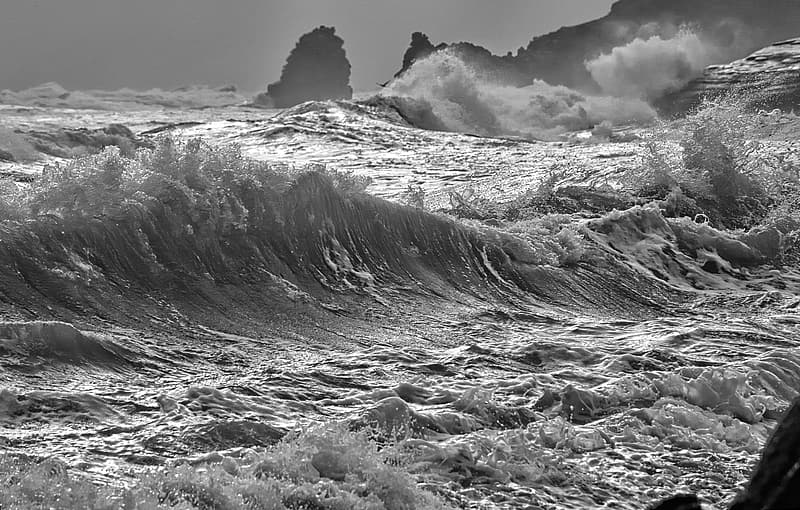
#> input picture waves.jpg, 800 x 510 px
$ python fractal.py
#> lines starting #> are read from the running program, lines starting #| are printed output that depends on the picture; long printed decimals are rounded
import matplotlib.pyplot as plt
import matplotlib as mpl
mpl.rcParams["figure.dpi"] = 300
from PIL import Image,ImageFilter
import numpy as np
import math


def dbc(im, s, mode="standard", debug=False):
    (width, height) = im.shape
    assert(width == height)
    M = width
    # grid size must be bigger than 2 and least than M/2
    G = 256 # range for dtype=np.uint8 # better way?
    assert(s >= 2)
    assert(s <= M//2)
    ngrid = math.ceil(M / s)
    h = G*(s / M) # box height
    grid = np.zeros((ngrid,ngrid), dtype='int32')

    #iterate through larger grid
    for i in range(ngrid):
        for j in range(ngrid):
            maxg = 0
            ming = 255
            #iterate through each pixel in sub-grid
            for k in range(i*s, min((i+1)*s, M)):
                for l in range(j*s, min((j+1)*s, M)):
                    if im[k, l] > maxg:
                        maxg = im[k, l]
                    if im[k, l] < ming:
                        ming = im[k, l]

            # box counting methods
            if mode == "standard":
                grid[i,j] = math.ceil(maxg/h) - math.ceil(ming/h) + 1
            if mode == "shifting":
                grid[i,j] = math.ceil((maxg-ming+1)/h)

    if debug:
        plt.title(f"mode: {mode} \n scale: {s}")
        plt.imshow(grid)
        plt.show()

    Ns = grid.sum()

    return Ns


if __name__ == '__main__':
    path = str(input("Enter path to image:"))
#> the answer given: waves.jpg
    # make image if nothing passed
    if path == "":
        from skimage.morphology import disk
        image = disk(20)
        rng = np.random.default_rng(seed=0)
        random_grid = rng.random(image.shape)
        im = (image * random_grid * 255).astype(int)
        image = im

    else:
        from pathlib import Path
        # path = Path(r"./sierpienski_triangle.jpg")
        path = Path(r"./waves.jpg")
        # path = Path(r"./clouds.jpg")
        # path = Path(r"./ocean.jpg")
        # path = Path(path)
        image = Image.open(path) # Brodatz/D1.gif
#> image is the input picture: PIL image 800x510 RGB; min 0, max 255, mean 119.8
        image = image.convert('L')
#> image: PIL image 800x510 L
        # invert, make into abox, and set as binary with uin8 range

        image = np.asarray(image)
        # image = np.invert(np.asarray(image, dtype=(np.uint8)))
        im_min = min(image.shape)
#> im_min = 510
        image = image[:im_min, :im_min]
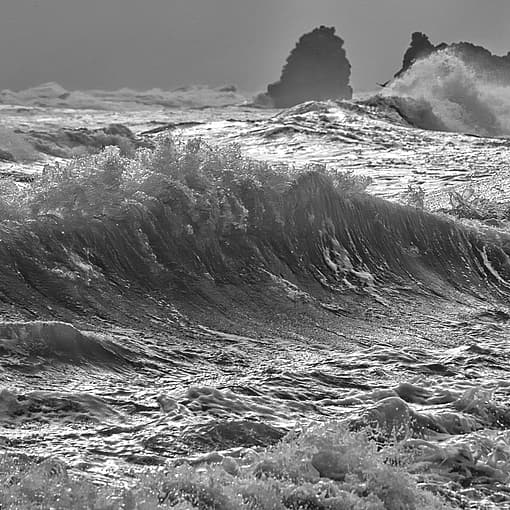
#> image: shape (510, 510); min 0, max 255, mean 121.5
        # image = ((image > 100).astype(int) * 255).astype(np.uint8)


    # (imM, _) = image.size
    (imM, _) = image.shape
#> imM = 510

    # calculate Nr and r
    Nr = []
    r = []
    print("|\tNr\t|\tr\t|S\t|")
    a = 2
    b = imM//2
#> b = 255
    nval = 20
    lnsp = np.linspace(1,math.log(b,a),nval)
#> lnsp = 20 values from 1 to 7.99
    sval  = a**lnsp
#> sval = 20 values from 2 to 255

    for S in sval:#range(2,imM//2,(imM//2-2)//100):
        Ns = dbc(image, int(S), debug=True)
        Nr.append(Ns)
        R = S/imM
        # r.append(S) # I think this should be R
        r.append(R)
        print("|%10d\t|%10f\t|%4d\t|"% (Ns,R,S))
#> this loop made 20 passes
#> Ns on passes 1 to 12: 2644989, 2644989, 1284065, 680340, 401273, 176621, 93999, 57199, 24492, 13334, 6795, 3261
#| |   2644989	|  0.003922	|   2	|
#| |   2644989	|  0.005061	|   2	|
#| |   1284065	|  0.006533	|   3	|
#| |    680340	|  0.008432	|   4	|
#| |    401273	|  0.01088	|   5	|
#| |    176621	|  0.01405	|   7	|
#| |     93999	|  0.01813	|   9	|
#| |     57199	|  0.0234	|  11	|
#> (further printed lines are left out)
#> pass 1, in dbc, `plt.show()`:
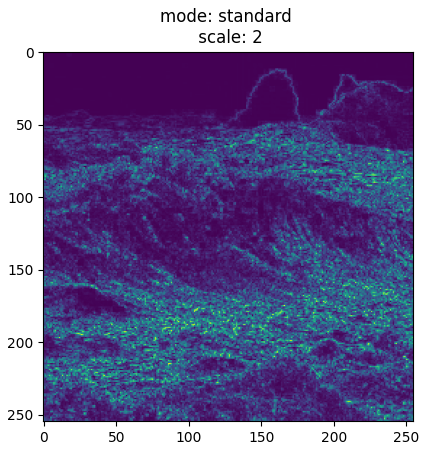
#> figure drawn by matplotlib, 1 panel
#> after the loop, Nr = [2644989, 2644989, 1284065, 680340, 401273, 176621, 93999, 57199, 24492, 13334, 6795, 3261, 1847, 914, 495, 219, 135, 75, 34, 11]; r = [0.00392, 0.00506, 0.00653, 0.00843, 0.0109, 0.014, 0.0181, 0.0234, 0.0302, 0.039, 0.0503, 0.0649, 0.0838, 0.108, 0.14, 0.18, 0.233, 0.3, 0.387, 0.5]


    # calculate log(Nr) and log(1/r)
    y = np.log(np.array(Nr))
#> y = 20 values, max 14.79 at index 0, min 2.4 at index 19, mean 9.1
    x = np.log(1/np.array(r))
#> x = 20 values, max 5.54 at index 0, min 0.693 at index 19, mean 3.12
    (D, b) = np.polyfit(x, y, deg=1)
#> D = 2.58; b = 1.06

    # search fit error value
    N = len(x)
#> N = 20
    Sum = 0
    for i in range(N):
        Sum += (D*x[i] + b - y[i])**2
#> this loop made 20 passes
#> Sum on passes 1 to 12: 0.325, 0.333, 0.334, 0.336, 0.367, 0.368, 0.37, 0.412, 0.412, 0.416, 0.419, 0.419
#> after the loop, Sum = 0.669

    errorfit = (1/N)*math.sqrt(Sum/(1+D**2))
#> errorfit = 0.0148

    # figure size 10x5 inches
    plt.figure(1,figsize=(10,5)).canvas.set_window_title('Fractal Dimension Calculate')
    plt.subplots_adjust(left=0.04,right=0.98)
    plt.subplot(121)
    # plt.title(path)
    plt.imshow(image, cmap="gray")
    plt.axis('off')

    plt.subplot(122)
    plt.title(f'Fractal dimension = {D:.3f} \n Fit Error = {errorfit:.3f}')

    plt.plot(x, y, 'ro',label='Calculated points')
    plt.plot(x, D*x+b, 'k--', label='Linear fit' )
    plt.legend(loc=4)
    plt.xlabel('log(1/r)')
    plt.ylabel('log(Nr)')
    plt.show()
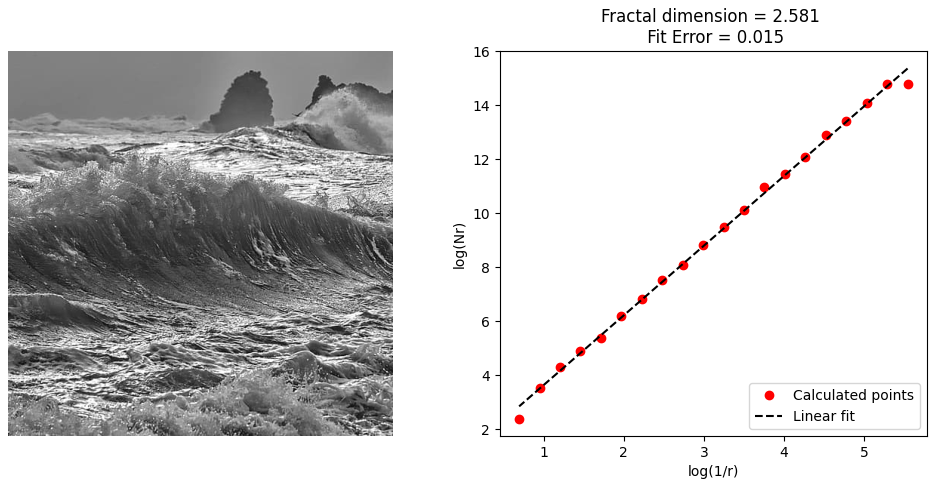
#> figure drawn by matplotlib, 2 panels

$ run again, with clouds.jpg copied over waves.jpg
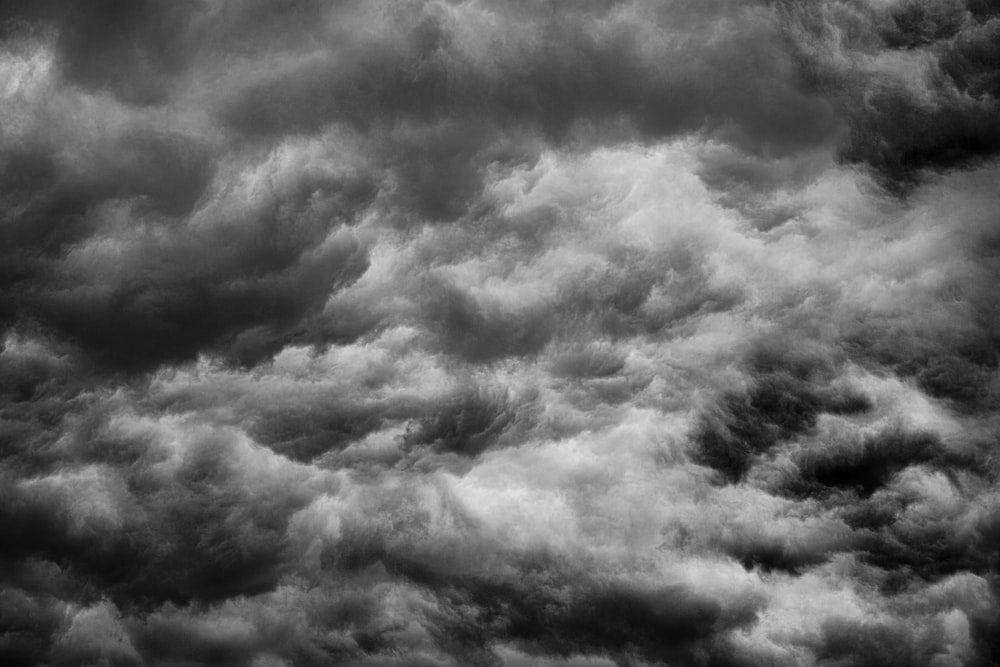
#> input picture clouds.jpg, 1000 x 667 px
#> image is the input picture: PIL image 1000x667 RGB; min 0, max 227, mean 97.9
#> the loop `for S in sval:#range(2,imM//2,(imM//2-2)//100):` made 20 passes
#> Ns on passes 1 to 8: 763019, 763019, 431580, 251862, 165177, 83101, 39012, 22294
#> (printed output is left out)
#> pass 1, in dbc, `plt.show()`:
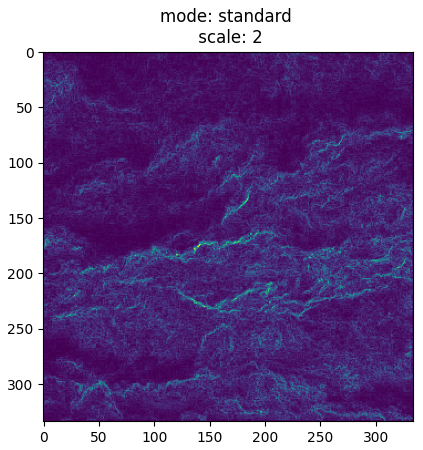
#> figure drawn by matplotlib, 1 panel
#> after the loop `for S in sval:#range(2,imM//2,(imM//2-2)//100):`: Nr = [763019, 763019, 431580, 251862, 165177, 83101, 39012, 22294, 12508, 7106, 3710, 2078, 1123, 605, 305, 153, 85, 48, 25, 15]; r = [0.003, 0.00392, 0.00514, 0.00672, 0.0088, 0.0115, 0.0151, 0.0197, 0.0258, 0.0338, 0.0443, 0.0579, 0.0758, 0.0993, 0.13, 0.17, 0.223, 0.291, 0.381, 0.499]
#> y = 20 values, max 13.55 at index 0, min 2.71 at index 19, mean 8.45
#> x = 20 values, max 5.81 at index 0, min 0.695 at index 19, mean 3.25
#> `(D, b) = np.polyfit(x, y, deg=1)`: D = 2.23; b = 1.19
#> N = 20
#> the loop `for i in range(N):` made 20 passes
#> Sum on passes 1 to 8: 0.378, 0.379, 0.379, 0.385, 0.452, 0.482, 0.482, 0.486
#> after the loop `for i in range(N):`: Sum = 0.574
#> errorfit = 0.0155
#> `plt.show()`:
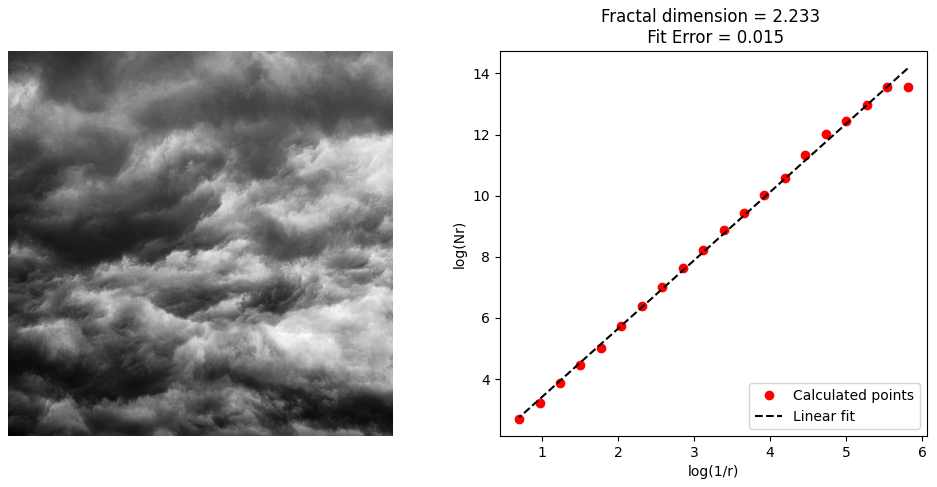
#> figure drawn by matplotlib, 2 panels

$ run again, with ocean.jpg copied over waves.jpg
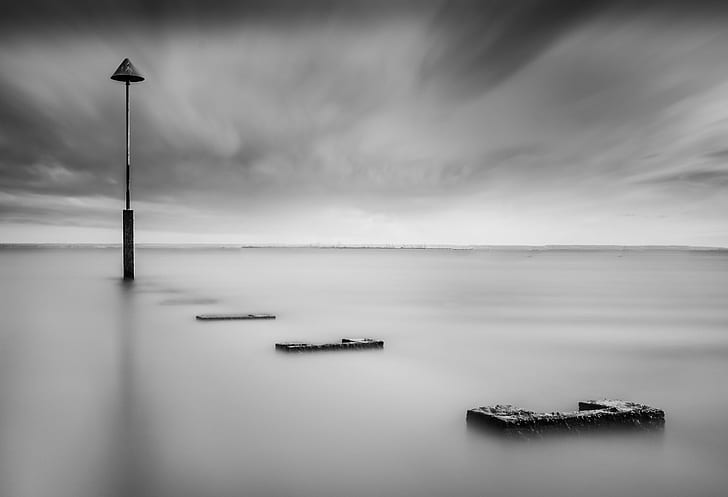
#> input picture ocean.jpg, 728 x 497 px
#> image is the input picture: PIL image 728x497 RGB; min 0, max 255, mean 152.9
#> the loop `for S in sval:#range(2,imM//2,(imM//2-2)//100):` made 20 passes
#> Ns on passes 1 to 8: 202317, 202317, 113116, 63476, 44248, 22267, 13829, 9272
#> (printed output is left out)
#> pass 1, in dbc, `plt.show()`:
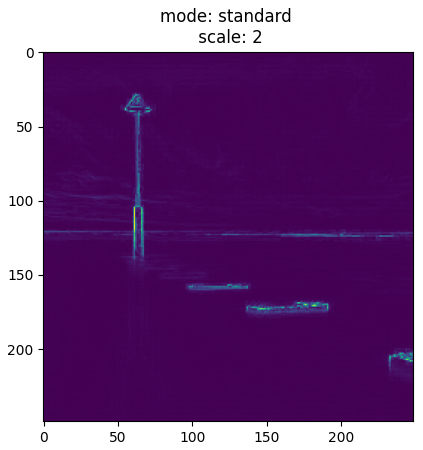
#> figure drawn by matplotlib, 1 panel
#> after the loop `for S in sval:#range(2,imM//2,(imM//2-2)//100):`: Nr = [202317, 202317, 113116, 63476, 44248, 22267, 13829, 9272, 4870, 3060, 1748, 1055, 649, 363, 247, 122, 82, 50, 25, 21]; r = [0.00402, 0.00519, 0.00668, 0.00861, 0.0111, 0.0143, 0.0184, 0.0238, 0.0306, 0.0395, 0.0509, 0.0656, 0.0845, 0.109, 0.14, 0.181, 0.233, 0.3, 0.387, 0.499]
#> y = 20 values, max 12.22 at index 0, min 3.04 at index 19, mean 7.74
#> x = 20 values, max 5.52 at index 0, min 0.695 at index 19, mean 3.11
#> `(D, b) = np.polyfit(x, y, deg=1)`: D = 2.01; b = 1.49
#> N = 20
#> the loop `for i in range(N):` made 20 passes
#> Sum on passes 1 to 8: 0.135, 0.155, 0.161, 0.161, 0.184, 0.185, 0.185, 0.2
#> after the loop `for i in range(N):`: Sum = 0.282
#> errorfit = 0.0118
#> `plt.show()`:
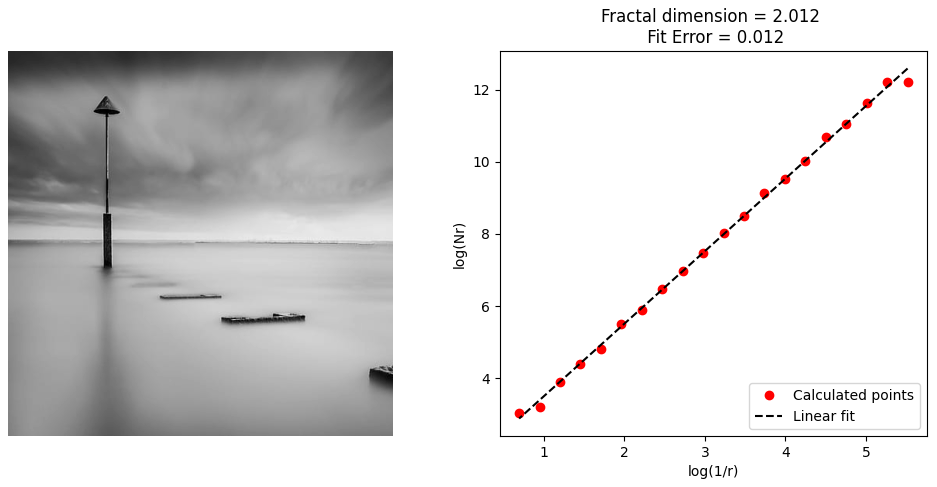
#> figure drawn by matplotlib, 2 panels
